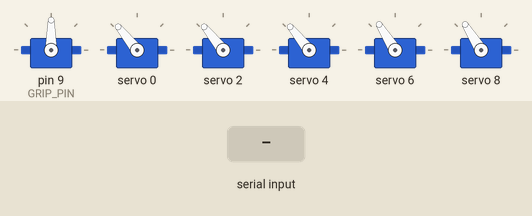
A sketch run on a simulated Arduino Uno, built with avr-gcc and run on an emulated ATmega328P. On the bench: 6 × servo. The test bench sets the inputs (shaded band). What the sketch prints to the serial monitor is not drawn.

Above: at 0.1 s.
At 0.7 s:
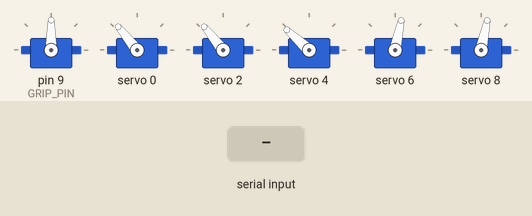
At 2.3 s:
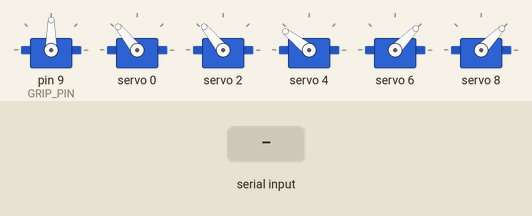
2.4 s: "F\n" received over Serial
3.9 s: "90,45,200\n" received over Serial
5.4 s: "30,150,10\n" received over Serial
Timing chart, 0 to 8.4 s (numbered marks = the images above; inputs shaded):
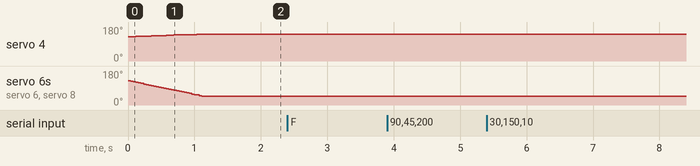

The sketch:

arduino_robot.ino
```cpp
#include <Wire.h>
#include <Adafruit_PWMServoDriver.h>
#include <Servo.h>

Adafruit_PWMServoDriver pwm = Adafruit_PWMServoDriver();
Servo gripper;

// -------- PCA9685 SETTINGS --------
#define SERVOMIN 120
#define SERVOMAX 650
#define BASE        0
#define SHOULDER    2
#define ELBOW       4
#define WRIST_R     6
#define WRIST_V     8

// -------- GRIPPER PIN --------
#define GRIP_PIN 9

// =====================================================
// FIXED POSITIONS — same for ALL grids
// =====================================================
int neutral[5]     = {90, 90, 100, 30, 30};
int place_above[5] = {80, 95, 145, 20, 20};
int place_down[5]  = {80, 95, 150, 20, 20};
int mid1[5]        = {60, 80, 100, 20, 20};
int mid2[5]        = {75, 85, 105, 25, 20};

// =====================================================
// DYNAMIC POSITIONS — set per grid
// =====================================================
int pick_above[5]  = {10, 25, 110, 0, 0};
int pick_down[5]   = {7,  23, 110, 0, 0};
int gripCloseVal   = 40;
int gripOpenVal    = 120;

// =====================================================
// GRID CENTERS — averaged from all your data points
// =====================================================
struct GridCenter {
  char  name;
  float cx, cy, cz;
};

GridCenter grids[] = {
  { 'A',  1.05,  3.47, 31.05 },
  { 'B', -2.19,  0.96, 32.48 },
  { 'C', -6.38, -2.09, 36.06 },
  { 'D',  4.71,  0.88, 34.47 },
  { 'E',  0.50, -2.10, 39.25 },
  { 'F', -3.44, -5.56, 39.56 },
  { 'G',  7.50, -2.50, 37.67 },
  { 'H',  3.87, -5.52, 41.35 },
  { 'I',  0.00, -8.17, 43.83 }
};

#define NUM_GRIDS 9

// Half-diagonal of 7.5cm grid = 5.3cm
// +2cm sensor noise buffer = 7.5 max
#define MAX_DIST 7.5

// -------- HELPERS --------
int angleToPWM(float angle) {
  return map(angle, 0, 180, SERVOMIN, SERVOMAX);
}

float euclideanDist(float x, float y, float z,
                    float cx, float cy, float cz) {
  float dx = x - cx;
  float dy = y - cy;
  float dz = z - cz;
  return sqrt(dx*dx + dy*dy + dz*dz);
}

// Returns closest grid name or '?' if too far
char detectGrid(float x, float y, float z) {
  float minDist = 9999.0;
  char  best    = '?';

  Serial.println("--- Distance Check ---");
  for (int i = 0; i < NUM_GRIDS; i++) {
    float d = euclideanDist(x, y, z,
                            grids[i].cx,
                            grids[i].cy,
                            grids[i].cz);
    Serial.print("  Grid ");
    Serial.print(grids[i].name);
    Serial.print(": ");
    Serial.println(d, 2);

    if (d < minDist) {
      minDist = d;
      best    = grids[i].name;
    }
  }

  Serial.print("Closest: ");
  Serial.print(best);
  Serial.print(" (dist=");
  Serial.print(minDist, 2);
  Serial.println(")");

  if (minDist > MAX_DIST) {
    Serial.println("Rejected — too far, staying neutral");
    return '?';
  }

  return best;
}

// =====================================================
// SET PICK ANGLES + GRIPPER VALUES PER GRID
// =====================================================
void setGridConfig(int pa0, int pa1, int pa2,
                   int pd0, int pd1, int pd2,
                   int gClose, int gOpen) {
  pick_above[0] = pa0; pick_above[1] = pa1;
  pick_above[2] = pa2; pick_above[3] = 0; pick_above[4] = 0;

  pick_down[0]  = pd0; pick_down[1]  = pd1;
  pick_down[2]  = pd2; pick_down[3]  = 0; pick_down[4]  = 0;

  gripCloseVal  = gClose;
  gripOpenVal   = gOpen;
}

// -------- MOVEMENT --------
void moveSmooth(int target[5]) {
  static float current[5] = {90, 90, 90, 90, 90};
  int steps = 60;
  float step[5];

  for (int i = 0; i < 5; i++)
    step[i] = (target[i] - current[i]) / (float)steps;

  for (int s = 0; s < steps; s++) {
    for (int i = 0; i < 5; i++)
      current[i] += step[i];

    pwm.setPWM(BASE,     0, angleToPWM(current[0]));
    pwm.setPWM(SHOULDER, 0, angleToPWM(current[1]));
    pwm.setPWM(ELBOW,    0, angleToPWM(current[2]));
    pwm.setPWM(WRIST_R,  0, angleToPWM(current[3]));
    pwm.setPWM(WRIST_V,  0, angleToPWM(current[4]));
    delay(15);
  }

  for (int i = 0; i < 5; i++) current[i] = target[i];
}

// -------- GRIPPER --------
void gripClose() {
  for (int pos = gripOpenVal; pos >= gripCloseVal; pos--) {
    gripper.write(pos);
    delay(10);
  }
  delay(2000);
}

void gripOpen() {
  for (int pos = gripCloseVal; pos <= gripOpenVal; pos++) {
    gripper.write(pos);
    delay(10);
  }
  delay(1500);
}

// -------- PICK & PLACE --------
void executePickPlace() {
  moveSmooth(neutral);
  gripOpen();

  moveSmooth(mid1);
  moveSmooth(pick_above);
  moveSmooth(pick_down);

  gripClose();

  moveSmooth(pick_above);
  moveSmooth(mid2);

  moveSmooth(place_above);
  moveSmooth(place_down);

  gripOpen();

  moveSmooth(place_above);
  moveSmooth(neutral);
}

// -------- SETUP --------
void setup() {
  pwm.begin();
  pwm.setPWMFreq(50);
  gripper.attach(GRIP_PIN);
  Serial.begin(9600);
  moveSmooth(neutral);  // start at neutral, wait for commands
}

// -------- LOOP --------
void loop() {

  if (!Serial.available()) return;  // stay in neutral, do nothing

  String data = Serial.readStringUntil('\n');
  data.trim();

  // Parse x,y,z
  int c1 = data.indexOf(',');
  int c2 = data.indexOf(',', c1 + 1);
  if (c1 == -1 || c2 == -1) {
    Serial.println("Bad format — skipping");
    return;
  }

  float x = data.substring(0, c1).toFloat();
  float y = data.substring(c1 + 1, c2).toFloat();
  float z = data.substring(c2 + 1).toFloat();

  Serial.print("\nReceived → X:"); Serial.print(x);
  Serial.print(" Y:"); Serial.print(y);
  Serial.print(" Z:"); Serial.println(z);

  // Detect grid using Euclidean distance
  char grid = detectGrid(x, y, z);

  // =====================================================
  // ASSIGN ANGLES PER GRID
  // setGridConfig(pick_above[0,1,2], pick_down[0,1,2],
  //               gripClose, gripOpen)
  // =====================================================

  if (grid == 'A') {
    Serial.println("Grid: A — not calibrated yet, skipping");
    // setGridConfig(?, ?, ?,  ?, ?, ?,  ?, ?);
    return;
  }

  else if (grid == 'B') {
    Serial.println("Grid: B");
    //              pa0  pa1  pa2   pd0  pd1  pd2   close open
    setGridConfig(  0,   45,  140,   0,   40,  140,   20,  70 );
  }

  else if (grid == 'C') {
    Serial.println("Grid: C");
    setGridConfig(  15,  45,  140,   15,  40,  140,   20,  70 );
  }

  else if (grid == 'D') {
    Serial.println("Grid: D — not calibrated yet, skipping");
    // setGridConfig(?, ?, ?,  ?, ?, ?,  ?, ?);
    return;
  }

  else if (grid == 'E') {
    Serial.println("Grid: E");
    setGridConfig(  10,  25,  110,   7,   23,  110,   40,  120 );
  }

  else if (grid == 'F') {
    Serial.println("Grid: F");
    setGridConfig(  20,  25,  110,   20,  23,  110,   40,  80 );
  }

  else if (grid == 'G') {
    Serial.println("Grid: G");
    setGridConfig(  0,   12,  80,    0,   9,   80,    30,  80 );
  }

  else if (grid == 'H') {
    Serial.println("Grid: H");
    setGridConfig(  20,  12,  80,    20,  9,   80,    20,  70 );
  }

  else if (grid == 'I') {
    Serial.println("Grid: I");
    setGridConfig(  0,   45,  140,   0,   40,  140,   20,  70 );
  }

  else {
    // '?' — no grid matched or too far
    // Arm stays at neutral, nothing happens
    Serial.println("No cotton detected — staying neutral");
    return;
  }

  // Execute pick and place
  executePickPlace();
  delay(5000);  // wait for camera to update next frame
}
```

Measured:
- after the input at 2.4 s, every drawn part: stays the same
- after the input at 3.9 s, every drawn part: stays the same
- after the input at 5.4 s, every drawn part: stays the same
